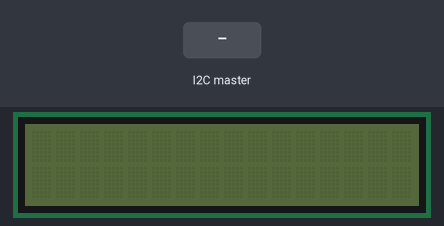
A sketch run on a simulated Arduino Uno, built with avr-gcc and run on an emulated ATmega328P. Parts: 16×2 character LCD. Inputs (shaded band) come from the test bench.

Above: at 1.2 s.
1.3 s: the I2C master sends the byte 1
At 2.5 s:
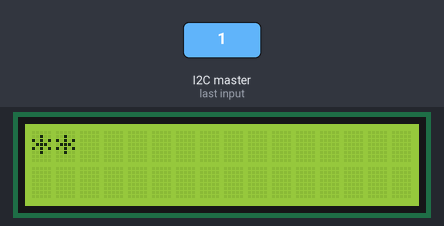
2.8 s: the I2C master sends the byte 0
At 3.2 s:
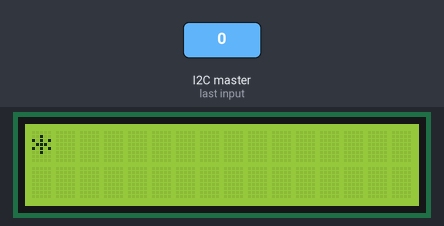
4.3 s: the I2C master sends the byte 2
At 5.5 s:
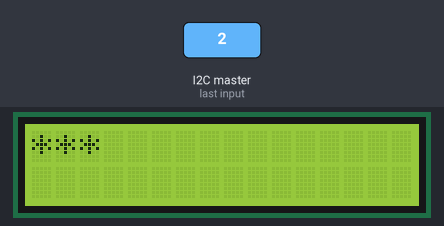
Timing chart, 0 to 7.3 s (numbered marks = the images above; inputs shaded):
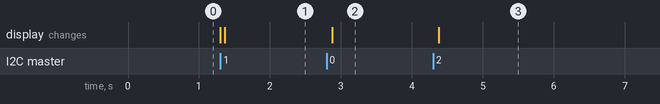

Measured:
- after the input at 1.3 s, the display: first changes at once (image 1 shows a later state)
- after the input at 2.8 s, the display: changes after 0.08 s (image 2)
- after the input at 4.3 s, the display: changes after 0.08 s (image 3)

The sketch:

projetfinal_eslavePAILLESTHIOLASDAUMASDUCROS.ino
```cpp
#include <Wire.h>
#include <LiquidCrystal.h>
LiquidCrystal lcd(2, 3, 4, 5, 6, 7);

void setup()
{
  Wire.begin(4); // Rejoindre le bus à l'adresse #4
  Wire.onReceive(action); // Preparer une fonction spécifique a la reception de donnee
  Serial.begin(9600); // Demarrer la liaison serie avec le PC
}

void loop()
{
  delay(100);
}

// Fonction qui s execute si quelque chose est present sur l interface
void action()
{
  int x = Wire.read(); // recevoir un chiffre
  if (x == 0)
  {
    lcd.begin(16, 2); // définition d'un écran avec 16 colonnes et 2 lignes
    lcd.setCursor(0, 0); // placement du cusueur sur la (colonne 1 , ligne 1)
    lcd.write("*"); // écriture du message pour indiquer à la voiture d'avancer
    delay(3000);
  }
  if (x == 1)
  {
    lcd.begin(16, 2); // définition d'un écran avec 16 colonnes et 2 lignes
    lcd.setCursor(0, 0); // placement du cusueur sur la (colonne 1 , ligne 1)
    lcd.write("**"); // écriture du message pour indiquer à la voiture d'avancer
    delay(3000);
  }
  if (x == 2)
  {
    lcd.begin(16, 2); // définition d'un écran avec 16 colonnes et 2 lignes
    lcd.setCursor(0, 0); // placement du cusueur sur la (colonne 1 , ligne 1)
    lcd.write("***"); // écriture du message pour indiquer à la voiture d'avancer
    delay(3000);
  }
  if (x == 3)
  {
    lcd.begin(16, 2); // définition d'un écran avec 16 colonnes et 2 lignes
    lcd.setCursor(0, 0); // placement du cusueur sur la (colonne 1 , ligne 1)
    lcd.write("****"); // écriture du message pour indiquer à la voiture d'avancer
    delay(3000);
  }
  if (x == 4)
  {
    lcd.begin(16, 2); // définition d'un écran avec 16 colonnes et 2 lignes
    lcd.setCursor(0, 0); // placement du cusueur sur la (colonne 1 , ligne 1)
    lcd.write("Bienvenue ! :) "); // écriture du message pour indiquer à la voiture d'avancer
    delay(3000);
  }
  if (x == 5)
  {
    lcd.begin(16, 2); // définition d'un écran avec 16 colonnes et 2 lignes
    lcd.setCursor(0, 1); // placement du cusueur sur la (colonne 1 , ligne 1)
    lcd.write("DEGAGE"); // écriture du message pour indiquer à la voiture d'avancer
    delay(3000);
  }
    if (x == 6)
  {
    lcd.clear();
  }
}
```
